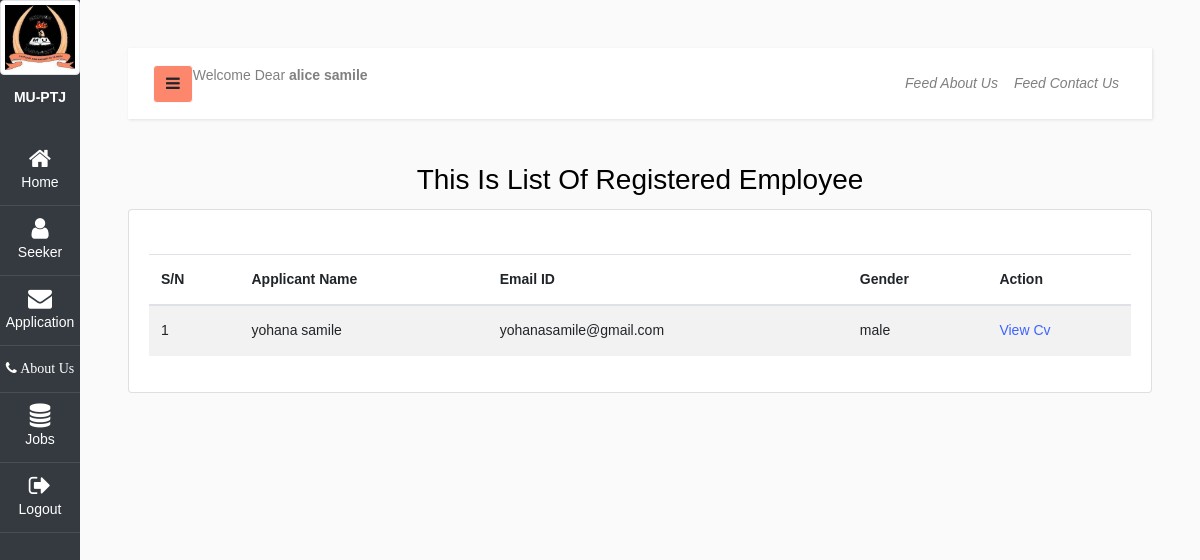
Page /view/jobSeeker.php (signed in) on the committed database.
### tables this page shows
CREATE TABLE `user` (
  `userId` int(11) NOT NULL,
  `fullName` varchar(100) NOT NULL,
  `email` varchar(100) NOT NULL,
  `password` varchar(20) NOT NULL,
  `role` varchar(20) NOT NULL DEFAULT 'is_staff',
  `gender` enum('male','female') NOT NULL,
  `complationStatus` varchar(20) NOT NULL DEFAULT 'notFinish'
);

### view/jobSeeker.php (the view, shortened to what this page needs)
<?php require_once('../asset/templates/sidebar.php'); ?>
<h3 class="text-center text-capitalize">This is list of registered Employee</h3>
<div class="row animated--grow-in">
    <div class="col-xl-12">
        <div class="card card-body">
            <div class="table-responsive">
                <table class="table table-striped table-hover dt-responsive display nowrap" id="dataTable" width="100%" cellspacing="0">
                    <thead>
                    <tr>
                        <th>S/N</th>
                        <th>Applicant Name</th>
                        <th>Email ID</th>
                        <th>Gender</th>
                        <th>Action</th>
                    </tr>
                    </thead>
                    <tbody>
                        <?php
                            $sn = 1;
                            $jobSeeker_record = $conn->query("SELECT * FROM user WHERE role = 'is_staff' ");
                            while($jobSekeer_result = mysqli_fetch_array($jobSeeker_record)):
                                if($jobSekeer_result > 0): ?>
                                    <tr>
                                        <td><?php echo $sn++; ?> </td>
                                        <td><?php echo $jobSekeer_result['fullName']; ?> </td>
                                        <td><?php echo $jobSekeer_result['email']; ?> </td>
                                        <td><?php echo $jobSekeer_result['gender']; ?> </td>
                                        <td><a href="">View Cv</a></td>
                                <?php endif;
                            endwhile; ?>
                    </tbody>
                </table>
            </div>
        </div>
    </div>
</div>
<?php
    require_once('../asset/templates/footer.php');
?>

### rows in the picture
user: fullName "yohana samile", email "yohanasamile@gmail.com", gender "male"

### other values in the picture
$_SESSION['userData']['fullName'] "alice samile"
